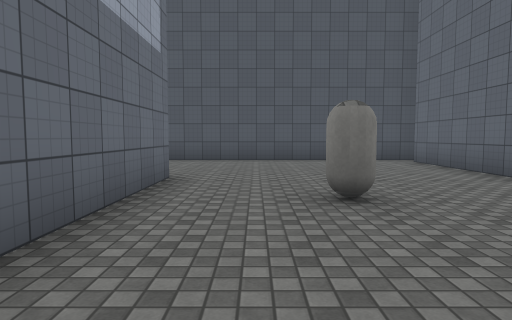
View 1 (above)

21 first-person views from a walk through a 3-D level made in the Unity game engine. The camera is 1.3 m above the floor, tilts 4° down and sees 75° across. The floor is counted in squares, 2 m on a side. Each view is taken from the middle of a square. On the plan, view 1 faces up. The plan holds only what a view shows up to about 10 squares ahead; the rest is blank. Surface patterns are stand-ins for the level's own textures.

View 2
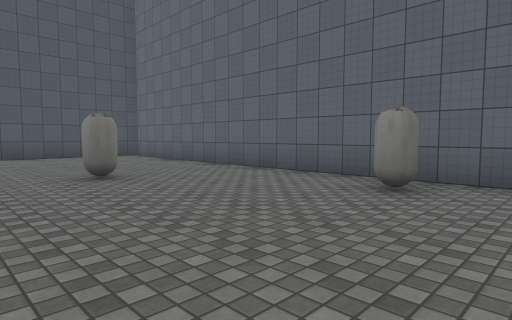

View 3
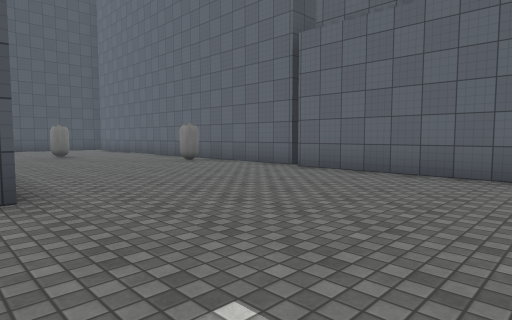

View 4
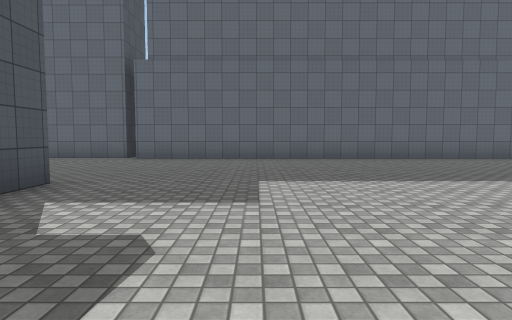

View 5
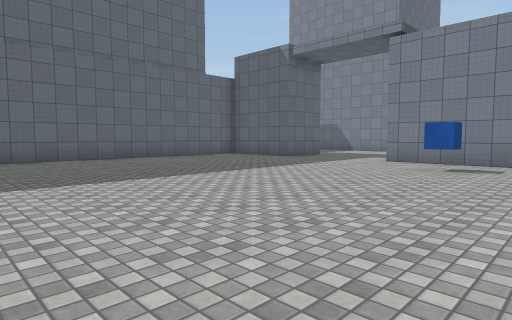

View 6
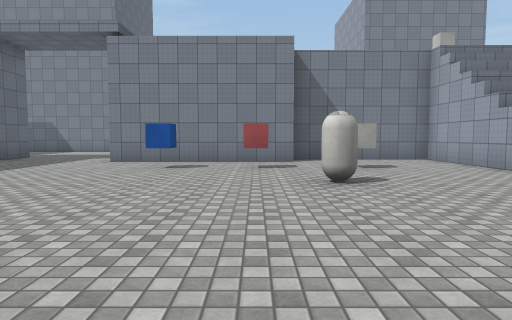

View 7
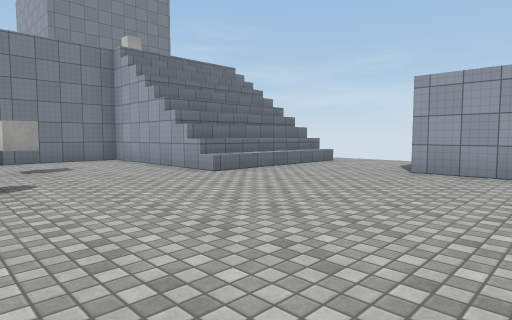

View 8
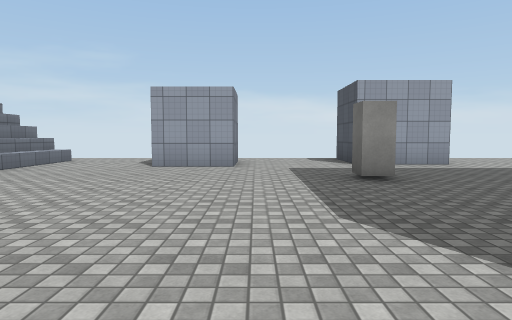

View 9
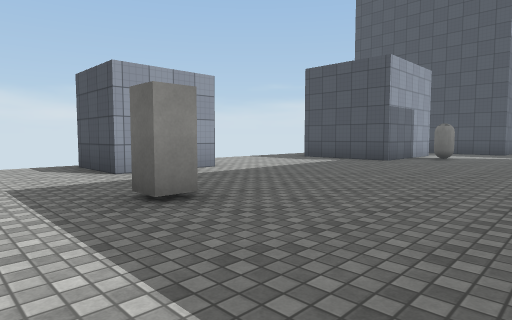

View 10
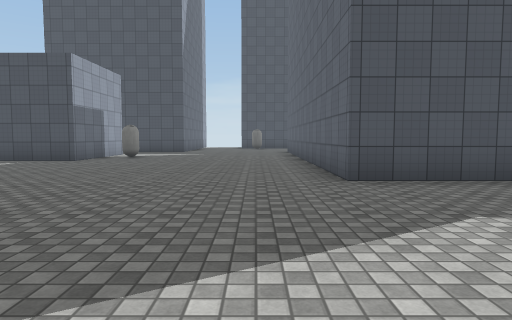

View 11
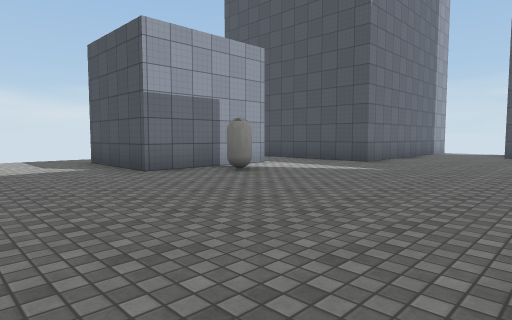

View 12
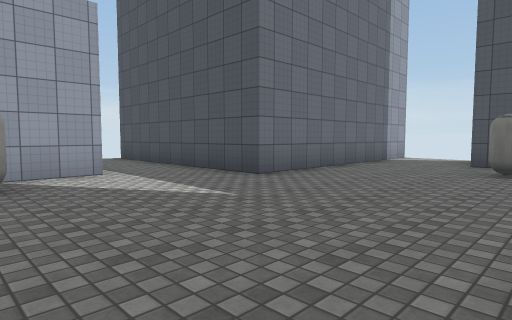

View 13
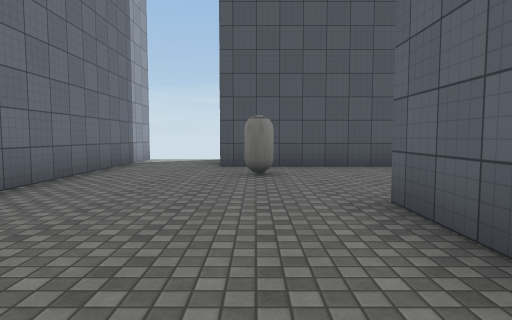

View 14
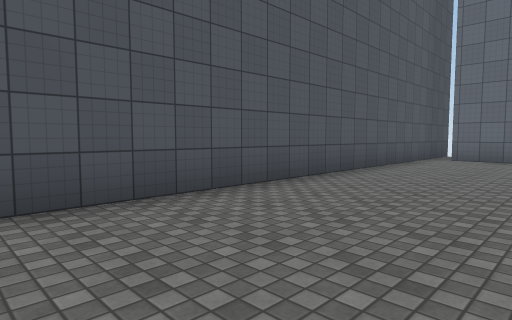

View 15
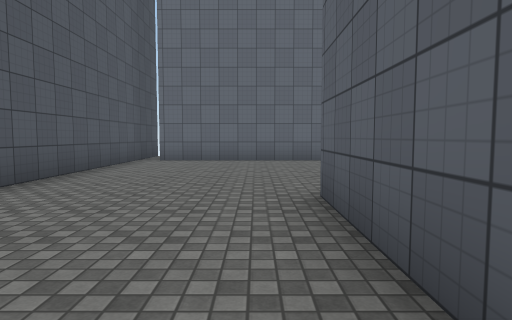

View 16
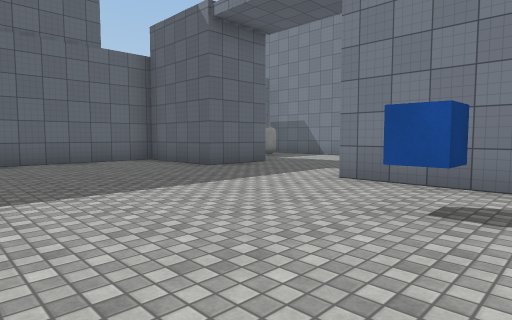

View 17
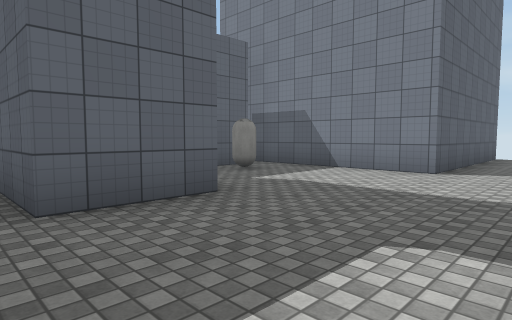

View 18
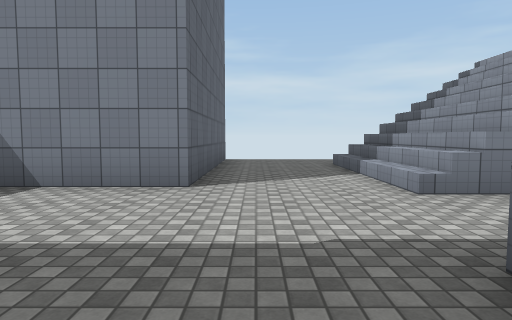

View 19
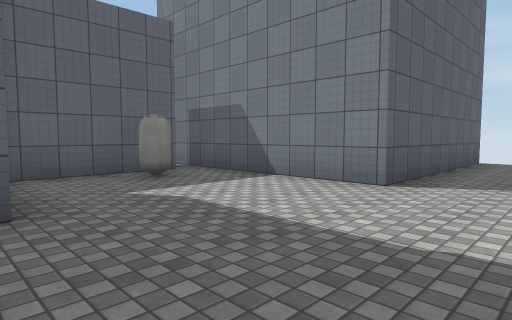

View 20
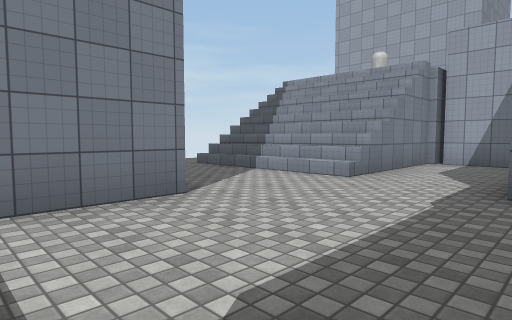

View 21
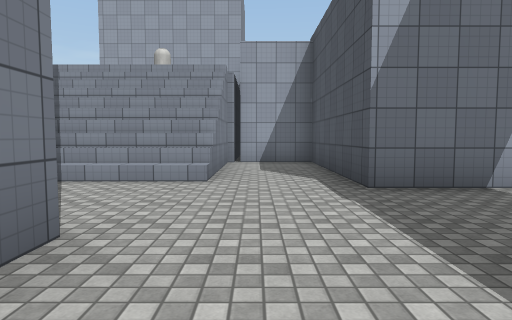

### Floor plan
Key: @ floor where view 1 was taken; # wall or solid block; . floor; / step, stairs or slope; ^ raised ledge; v drop or lower ground; C capsule; B blue cube; U cube; R red cube; L block.
Columns run from 16 left of view 1 to 5 right of it. Each row starts with its distance up from view 1.
 12       #
 11       #..
 10       #..#############
  9       #...............
  8       #..C..........#
  7       #.............#
  6  ######.............#
  5  ..........####.....#
  4  ..........#  #.....#
  3     #......   #..C..#
  2     #......   #.....#
  1     #C.....#   .....#
  0 ..###......#   .@..C#
 -1 ...........#   .....#
 -2 ...........#   .....#
 -3 ...........#   .....#
 -4  ..........####.....#
 -5   #.................#
 -6  ##.................#
 -7 .....L..............#
 -8 ....................#
 -9 ....................#
-10   #.................#
-11   #.................#
-12 ....................#
-13 ....................#
-14 .^^^^^...C..........#
-15  #####..............#
-16      #..U.R.B.......#
-17      #..............#
-18      #...#####...####
-19      #########...#  #
-20          #####......#
-21          #..........#
-22          #.........C#
-23           ////.......
-24           ////..######
-25           ////..#
-26           ////..#
-27           #v /..#
-28              ...#
-29                 #

Positions as (right, up) in squares from view 1, and headings:
1: (0, 0), facing up
2: (-1, -2), facing up-right
3: (-2, -8), facing up-right
4: (-6, -7), facing right
5: (-6, -9), facing down-right
6: (-6, -9), facing down
7: (-7, -9), facing down-left
8: (-6, -9), facing left
9: (-8, -9), facing up-left
10: (-7, -9), facing up
11: (-6, -3), facing up-left
12: (-6, 1), facing up-left
13: (-7, 2), facing up
14: (-6, 6), facing up-right
15: (-5, 6), facing right
16: (-5, -13), facing down-right
17: (-2, -17), facing down-right
18: (-1, -19), facing down
19: (-2, -19), facing down-right
20: (2, -20), facing down-left
21: (2, -22), facing left
